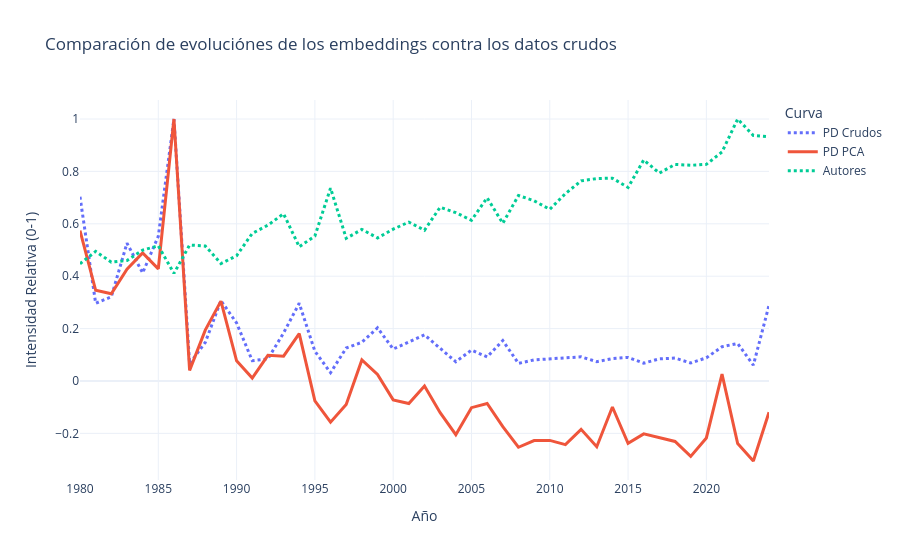

Write notebook code for a chart like this one.
### Code cell
# Unir las tablas 
# Usamos 'inner' para quedarnos solo con los años que existen en ambos lados
df_comparacion = pd.merge(df_plot, df_flujo, left_on='Year', right_on='year', how='inner')

# Normalización Manual (Escala 0 a 1)
# Para poder comparar directamente las tendencias
#PD es percent of documents

#Por cada atributo definido, se busca al maximo, y a cada valor (fila) es dividido entre ese valor
df_comparacion['PD Crudos'] = df_comparacion['Percent of documents'] / df_comparacion['Percent of documents'].max()
df_comparacion['PD PCA'] = df_comparacion['y_original'] / df_comparacion['y_original'].max()
df_comparacion['Autores'] = df_comparacion['Ave. authorships'] / df_comparacion['Ave. authorships'].max()
# Graficar
fig = px.line(
    df_comparacion, 
    x='Year', 
    y=['PD Crudos', 'PD PCA', 'Autores'], 
    title="Comparación de evoluciónes de los embeddings contra los datos crudos",
    labels={'value': 'Intensidad Relativa (0-1)', 'variable': 'Curva', 'Year': 'Año'},
    template="plotly_white",
    markers=False
)

fig.update_traces(line=dict(width=3)) 
fig.update_traces(patch={"line": {"dash": "dot"}}, selector={"name": "Autores"})
fig.update_traces(patch={"line": {"dash": "dot"}}, selector={"name": "PD Crudos"})
fig.show()

### Figure 1 — Plotly figure (JSON) as saved in the notebook; plotly's stock layout.template omitted (floating-point values rounded to 4 significant figures)
{"data": [{"hovertemplate": "Curva=PD Crudos<br>Año=%{x}<br>Intensidad Relativa (0-1)=%{y}<extra></extra>", "legendgroup": "PD Crudos", "line": {"color": "#636efa", "dash": "dot", "width": 3}, "marker": {"symbol": "circle"}, "mode": "lines", "name": "PD Crudos", "orientation": "v", "showlegend": true, "type": "scatter", "x": [1980, 1981, 1982, 1983, 1984, 1985, 1986, 1987, 1988, 1989, 1990, 1991, 1992, 1993, 1994, 1995, 1996, 1997, 1998, 1999, 2000, 2001, 2002, 2003, 2004, 2005, 2006, 2007, 2008, 2009, 2010, 2011, 2012, 2013, 2014, 2015, 2016, 2017, 2018, 2019, 2020, 2021, 2022, 2023, 2024], "xaxis": "x", "y": [0.7029, 0.2965, 0.3212, 0.5263, 0.4125, 0.5523, 1.0, 0.06608, 0.1472, 0.3068, 0.2214, 0.07767, 0.08443, 0.1832, 0.2965, 0.1135, 0.03167, 0.1257, 0.1477, 0.2029, 0.1221, 0.1485, 0.1761, 0.1247, 0.07341, 0.1179, 0.0917, 0.1543, 0.06715, 0.08064, 0.0853, 0.08948, 0.09213, 0.07385, 0.08548, 0.08999, 0.06811, 0.0845, 0.08744, 0.06871, 0.08851, 0.1308, 0.1432, 0.06038, 0.2887], "yaxis": "y"}, {"hovertemplate": "Curva=PD PCA<br>Año=%{x}<br>Intensidad Relativa (0-1)=%{y}<extra></extra>", "legendgroup": "PD PCA", "line": {"color": "#EF553B", "dash": "solid", "width": 3}, "marker": {"symbol": "circle"}, "mode": "lines", "name": "PD PCA", "orientation": "v", "showlegend": true, "type": "scatter", "x": [1980, 1981, 1982, 1983, 1984, 1985, 1986, 1987, 1988, 1989, 1990, 1991, 1992, 1993, 1994, 1995, 1996, 1997, 1998, 1999, 2000, 2001, 2002, 2003, 2004, 2005, 2006, 2007, 2008, 2009, 2010, 2011, 2012, 2013, 2014, 2015, 2016, 2017, 2018, 2019, 2020, 2021, 2022, 2023, 2024], "xaxis": "x", "y": [0.5742, 0.3463, 0.333, 0.4271, 0.4887, 0.4279, 1.0, 0.04044, 0.194, 0.3048, 0.07719, 0.01132, 0.09788, 0.09488, 0.1808, -0.07611, -0.1573, -0.08923, 0.08041, 0.0248, -0.07215, -0.08617, -0.01887, -0.1211, -0.205, -0.1018, -0.08591, -0.1744, -0.253, -0.2274, -0.2267, -0.2427, -0.1846, -0.2508, -0.09924, -0.2381, -0.2018, -0.2176, -0.2307, -0.2879, -0.2174, 0.02612, -0.239, -0.3054, -0.1196], "yaxis": "y"}, {"hovertemplate": "Curva=Autores<br>Año=%{x}<br>Intensidad Relativa (0-1)=%{y}<extra></extra>", "legendgroup": "Autores", "line": {"color": "#00cc96", "dash": "dot", "width": 3}, "marker": {"symbol": "circle"}, "mode": "lines", "name": "Autores", "orientation": "v", "showlegend": true, "type": "scatter", "x": [1980, 1981, 1982, 1983, 1984, 1985, 1986, 1987, 1988, 1989, 1990, 1991, 1992, 1993, 1994, 1995, 1996, 1997, 1998, 1999, 2000, 2001, 2002, 2003, 2004, 2005, 2006, 2007, 2008, 2009, 2010, 2011, 2012, 2013, 2014, 2015, 2016, 2017, 2018, 2019, 2020, 2021, 2022, 2023, 2024], "xaxis": "x", "y": [0.4476, 0.4946, 0.4534, 0.46, 0.4996, 0.516, 0.4108, 0.5189, 0.5153, 0.4483, 0.4781, 0.5634, 0.5948, 0.6384, 0.5122, 0.5534, 0.7362, 0.5445, 0.5788, 0.546, 0.5794, 0.6067, 0.5755, 0.6635, 0.6424, 0.6136, 0.6993, 0.6017, 0.7081, 0.6877, 0.6552, 0.7152, 0.7639, 0.7726, 0.7742, 0.7388, 0.8436, 0.7935, 0.8266, 0.8234, 0.827, 0.8741, 1.0, 0.937, 0.9318], "yaxis": "y"}], "layout": {"legend": {"title": {"text": "Curva"}, "tracegroupgap": 0}, "title": {"text": "Comparación de evoluciónes de los embeddings contra los datos crudos"}, "xaxis": {"anchor": "y", "domain": [0, 1], "title": {"text": "Año"}}, "yaxis": {"anchor": "x", "domain": [0, 1], "title": {"text": "Intensidad Relativa (0-1)"}}}}
